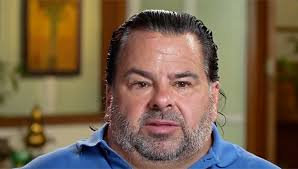
#> input picture known_faces/10.jpg, 298 x 169 px; its folder holds only this picture in this run
$ python face_detection.py   (older library calls are emulated)
#> lines starting #> are read from the running program, lines starting #| are printed output that depends on the picture; after the words box and inside, x2 and y2 are one past the last pixel; in counts of white or black regions, pixels touching at a corner belong together
import cv2
import sys
import os

#defining paths for the images and haar cascade
path = 'known_faces'
cascPath = "haarcascade_frontalface_default.xml"
faceCascade = cv2.CascadeClassifier(cascPath)

#change the directory to loop through the images
os.chdir(path)

#looping through images in the current directory
for images in os.listdir():
    #avoiding filenot found error
    if images.endswith('.jpg'):
        #reading the image
        image = cv2.imread(images)
#> image is the input picture: shape (169, 298, 3); mean B, G, R 75.9, 98.4, 119.5
        #converting image to gray to reduce information in image
        gray = cv2.cvtColor(image, cv2.COLOR_BGR2GRAY)
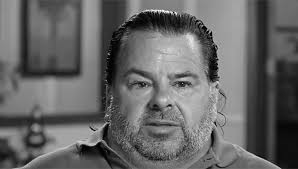
#> gray: shape (169, 298); min 0, max 252, mean 102.2
        #using the haar cascade to find faces
        faces = faceCascade.detectMultiScale(
            gray,
            scaleFactor=1.1,
            minNeighbors=2,
            minSize=(10, 10)
            #flags = cv2.CV_HAAR_SCALE_IMAGE
        )
#> faces = [[109, 40, 109, 109]]
        #drawing boxes around the faces found
        for (x, y, w, h) in faces:
            cv2.rectangle(image, (x, y), (x+w, y+h), (0, 0, 255), 2)
#> this loop made 1 pass
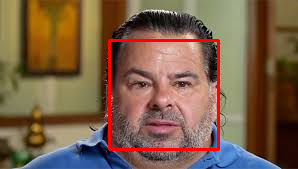
#> image: shape (169, 298, 3); 2.59% of pixels changed, all inside (x1, y1, x2, y2) = (108, 39, 220, 151)
        cv2.imshow("Faces found", image)
        cv2.waitKey(0)

$ run again, on known_faces/5.jpg
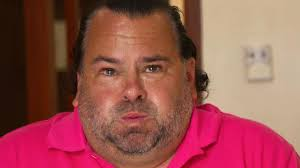
#> input picture known_faces/5.jpg, 300 x 168 px
#> image is the input picture: shape (168, 300, 3); mean B, G, R 79.1, 81.7, 151.7
#> `gray = cv2.cvtColor(image, cv2.COLOR_BGR2GRAY)`:
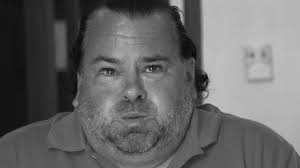
#> gray: shape (168, 300); min 7, max 201, mean 102.3
#> faces = [[74, 22, 117, 117]]
#> the loop `for (x, y, w, h) in faces:` made 1 pass
#> after the loop `for (x, y, w, h) in faces:`:
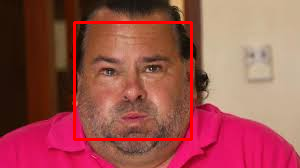
#> image: shape (168, 300, 3); 2.78% of pixels changed, all inside (x1, y1, x2, y2) = (73, 21, 193, 141)

$ run again, on known_faces/6.jpg
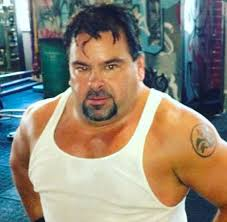
#> input picture known_faces/6.jpg, 227 x 222 px
#> image is the input picture: shape (222, 227, 3); mean B, G, R 119.5, 134.4, 141.4
#> `gray = cv2.cvtColor(image, cv2.COLOR_BGR2GRAY)`:
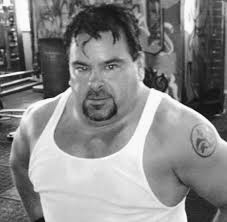
#> gray: shape (222, 227); min 4, max 255, mean 134.8
#> faces = [[57, 34, 83, 83]]
#> the loop `for (x, y, w, h) in faces:` made 1 pass
#> after the loop `for (x, y, w, h) in faces:`:
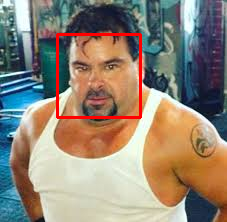
#> image: shape (222, 227, 3); 1.97% of pixels changed, all inside (x1, y1, x2, y2) = (56, 33, 142, 119)

$ run again, on known_faces/7.jpg
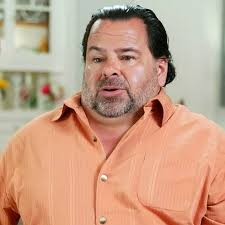
#> input picture known_faces/7.jpg, 225 x 225 px
#> image is the input picture: shape (225, 225, 3); mean B, G, R 134.5, 158.9, 198.1
#> `gray = cv2.cvtColor(image, cv2.COLOR_BGR2GRAY)`:
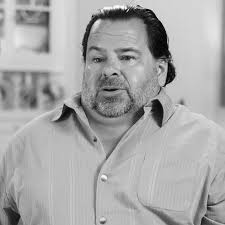
#> gray: shape (225, 225); min 1, max 252, mean 167.9
#> faces = [[71, 24, 84, 84]]
#> the loop `for (x, y, w, h) in faces:` made 1 pass
#> after the loop `for (x, y, w, h) in faces:`:
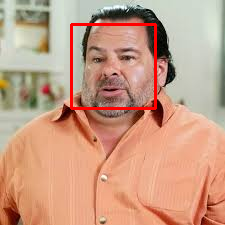
#> image: shape (225, 225, 3); 1.98% of pixels changed, all inside (x1, y1, x2, y2) = (70, 23, 157, 110)

$ run again, on known_faces/11.jpg
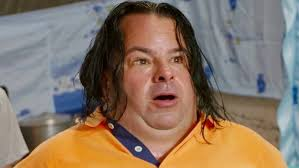
#> input picture known_faces/11.jpg, 299 x 168 px
#> image is the input picture: shape (168, 299, 3); mean B, G, R 100.5, 117.1, 136.5
#> `gray = cv2.cvtColor(image, cv2.COLOR_BGR2GRAY)`:
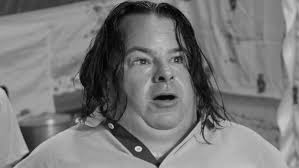
#> gray: shape (168, 299); min 0, max 223, mean 121
#> faces = [[115, 25, 90, 90]]
#> the loop `for (x, y, w, h) in faces:` made 1 pass
#> after the loop `for (x, y, w, h) in faces:`:
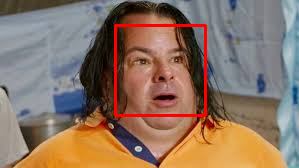
#> image: shape (168, 299, 3); 2.14% of pixels changed, all inside (x1, y1, x2, y2) = (114, 24, 207, 117)
